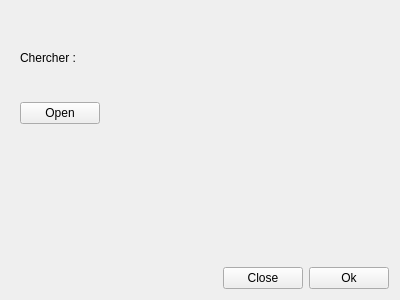
<?xml version="1.0" encoding="UTF-8"?>
<ui version="4.0">
 <class>ChangeCouvertureDIalog</class>
 <widget class="QWidget" name="ChangeCouvertureDIalog">
  <property name="geometry">
   <rect>
    <x>0</x>
    <y>0</y>
    <width>400</width>
    <height>300</height>
   </rect>
  </property>
  <property name="windowTitle">
   <string>Form</string>
  </property>
  <layout class="QVBoxLayout" name="verticalLayout">
   <item>
    <layout class="QHBoxLayout" name="horizontalLayout">
     <item>
      <widget class="QWidget" name="widget_2" native="true">
       <property name="minimumSize">
        <size>
         <width>20</width>
         <height>0</height>
        </size>
       </property>
       <layout class="QVBoxLayout" name="verticalLayout_2">
        <item>
         <widget class="QLabel" name="label">
          <property name="text">
           <string>Chercher :</string>
          </property>
         </widget>
        </item>
        <item>
         <widget class="QPushButton" name="pbOpen">
          <property name="text">
           <string>Open</string>
          </property>
         </widget>
        </item>
       </layout>
      </widget>
     </item>
     <item>
      <spacer name="horizontalSpacer">
       <property name="orientation">
        <enum>Qt::Horizontal</enum>
       </property>
       <property name="sizeHint" stdset="0">
        <size>
         <width>40</width>
         <height>20</height>
        </size>
       </property>
      </spacer>
     </item>
    </layout>
   </item>
   <item>
    <widget class="QWidget" name="wApercut" native="true"/>
   </item>
   <item>
    <layout class="QHBoxLayout" name="horizontalLayout_2">
     <item>
      <spacer name="horizontalSpacer_2">
       <property name="orientation">
        <enum>Qt::Horizontal</enum>
       </property>
       <property name="sizeHint" stdset="0">
        <size>
         <width>40</width>
         <height>20</height>
        </size>
       </property>
      </spacer>
     </item>
     <item>
      <widget class="QPushButton" name="pushButton_2">
       <property name="text">
        <string>Close</string>
       </property>
      </widget>
     </item>
     <item>
      <widget class="QPushButton" name="pushButton">
       <property name="text">
        <string>Ok</string>
       </property>
      </widget>
     </item>
    </layout>
   </item>
  </layout>
 </widget>
 <resources/>
 <connections/>
</ui>
